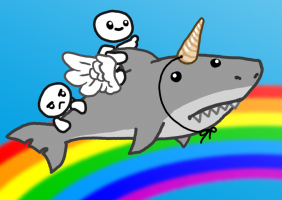
#> input picture Roboteam/OpenCV/Exemplos/Exemplos - Python/random.png, 282 x 200 px
$ python ImageThresholding.py
#> lines starting #> are read from the running program, lines starting #| are printed output that depends on the picture; after the words box and inside, x2 and y2 are one past the last pixel; in counts of white or black regions, pixels touching at a corner belong together
import cv2
import numpy as np
from matplotlib import pyplot as plt

img = cv2.imread('random.png',0)
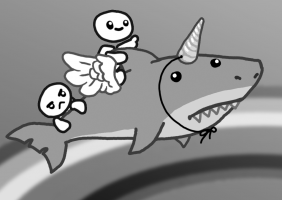
#> img: shape (200, 282); min 0, max 255, mean 143.3
# img = cv2.medianBlur(img,5)

ret,th1 = cv2.threshold(img,127,255,cv2.THRESH_BINARY)
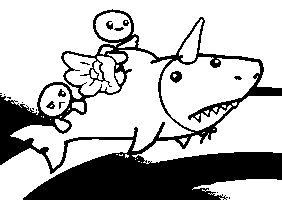
#> th1: shape (200, 282); 72.4% white; 18 black regions (10 under 20 px), largest, box (x1, y1, x2, y2) and area: (0, 9, 282, 200) 15201, (170, 71, 182, 83) 97, (106, 21, 113, 30) 40
th2 = cv2.adaptiveThreshold(img,255,cv2.ADAPTIVE_THRESH_MEAN_C,\
            cv2.THRESH_BINARY,11,2)
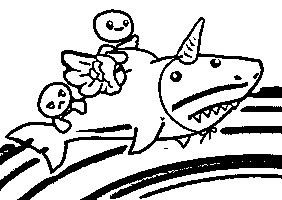
#> th2: shape (200, 282); 79% white; 24 black regions (4 under 20 px), largest, box (x1, y1, x2, y2) and area: (0, 9, 282, 174) 5733, (80, 154, 282, 200) 2621, (17, 145, 128, 200) 823
th3 = cv2.adaptiveThreshold(img,255,cv2.ADAPTIVE_THRESH_GAUSSIAN_C,\
            cv2.THRESH_BINARY,11,2)
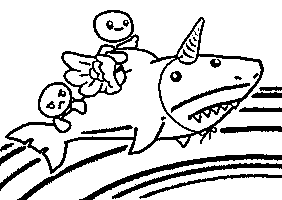
#> th3: shape (200, 282); 82.6% white; 31 black regions (4 under 20 px), largest, box (x1, y1, x2, y2) and area: (5, 10, 264, 174) 4654, (79, 154, 282, 200) 1074, (112, 163, 282, 199) 780

titles = ['Original Image', 'Global Thresholding (v = 127)',
            'Adaptive Mean Thresholding', 'Adaptive Gaussian Thresholding']
images = [img, th1, th2, th3]

for i in range(4):
    plt.subplot(2,2,i+1)
    plt.imshow(images[i],'gray')
    plt.title(titles[i])
    plt.xticks([]),plt.yticks([])
plt.show()

$ run again, with Roboteam/OpenCV/Exemplos/Exemplos - Python/apple.PNG copied over Roboteam/OpenCV/Exemplos/Exemplos - Python/random.png
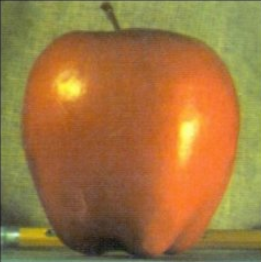
#> input picture Roboteam/OpenCV/Exemplos/Exemplos - Python/apple.PNG, 261 x 262 px
#> `ret,th1 = cv2.threshold(img,127,255,cv2.THRESH_BINARY)`:
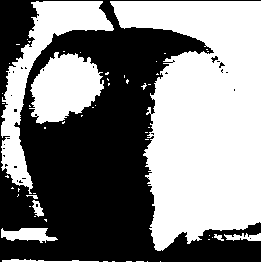
#> th1: shape (262, 261); 51.4% white; 29 black regions (27 under 20 px), largest, box (x1, y1, x2, y2) and area: (0, 0, 261, 262) 33135, (211, 56, 218, 63) 24
#> th2: shape (262, 261); 67.8% white; 841 black regions (651 under 20 px), largest, box (x1, y1, x2, y2) and area: (15, 3, 261, 261) 6112, (0, 0, 261, 233) 497, (3, 236, 64, 252) 475
#> `th3 = cv2.adaptiveThreshold(img,255,cv2.ADAPTIVE_THRESH_GAUSSIAN_C,\ c..`:
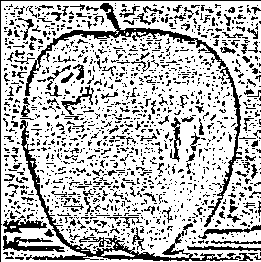
#> th3: shape (262, 261); 73.2% white; black in thin lines or dots

$ run again, with Roboteam/OpenCV/Exemplos/Exemplos - Python/orange.PNG copied over Roboteam/OpenCV/Exemplos/Exemplos - Python/random.png
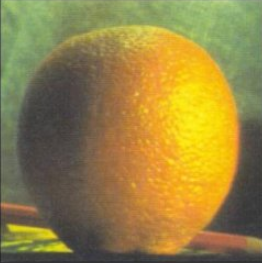
#> input picture Roboteam/OpenCV/Exemplos/Exemplos - Python/orange.PNG, 262 x 263 px
#> `ret,th1 = cv2.threshold(img,127,255,cv2.THRESH_BINARY)`:
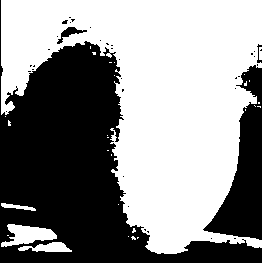
#> th1: shape (263, 262); 56% white; 37 black regions (33 under 20 px), largest, box (x1, y1, x2, y2) and area: (0, 0, 262, 263) 25418, (203, 65, 262, 240) 4617, (57, 27, 87, 44) 160, (257, 44, 262, 63) 37
#> th2: shape (263, 262); 62.6% white; 585 black regions (390 under 20 px), largest, box (x1, y1, x2, y2) and area: (53, 2, 262, 239) 3666, (0, 0, 86, 263) 2141, (4, 247, 262, 263) 1107
#> `th3 = cv2.adaptiveThreshold(img,255,cv2.ADAPTIVE_THRESH_GAUSSIAN_C,\ c..`:
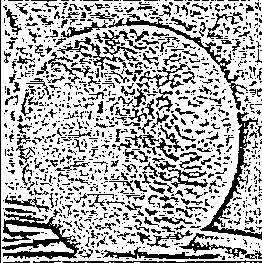
#> th3: shape (263, 262); 69.1% white; black in thin lines or dots
